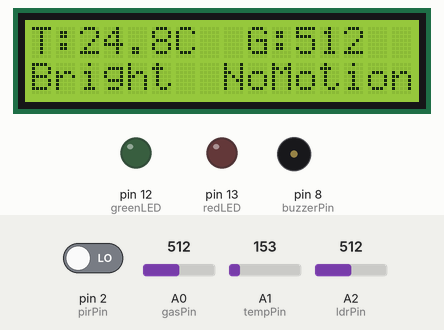
Recording of a sketch running on a simulated Arduino Uno, built with avr-gcc and run on an emulated ATmega328P. Parts: 16×2 character LCD, output pins drawn as LEDs (lit = HIGH), buzzer (waves = sounding). The inputs (shaded band) are chosen by the test bench; at power-on: A2 (ldrPin) = 512, pin 2 (pirPin) LOW, A1 (tempPin) = 153, A0 (gasPin) = 512. What the sketch prints to the serial monitor is not drawn.

Above: at 3.2 s.
3.3 s: A2 (ldrPin) set to 484
At 4.8 s:
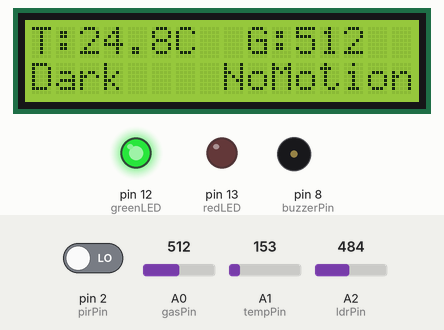
5.2 s: pin 2 (pirPin) driven HIGH
At 5.7 s:
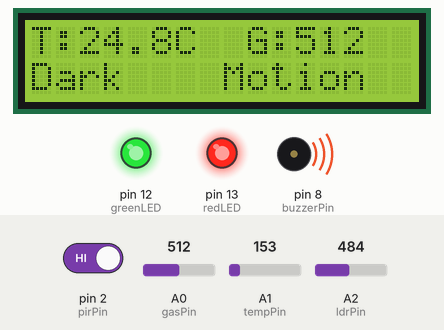
6.8 s: A2 (ldrPin) set to 510
At 7.7 s:
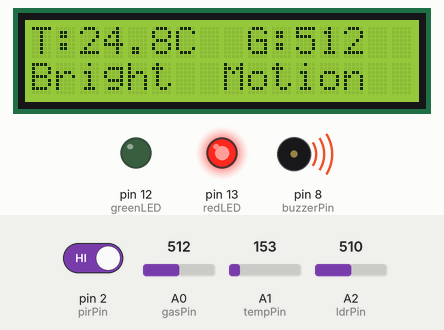
8.3 s: A1 (tempPin) set to 165
At 9.6 s:
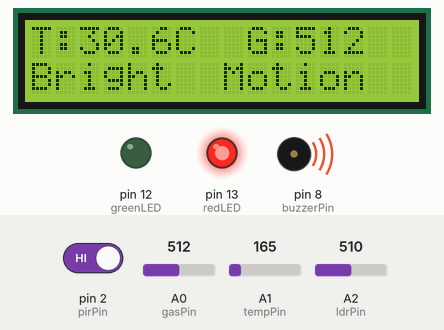
9.9 s: A0 (gasPin) set to 490
At 10.7 s:
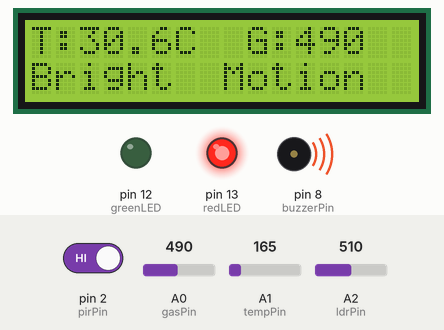
11.5 s: A1 (tempPin) set to 175
At 12.8 s:
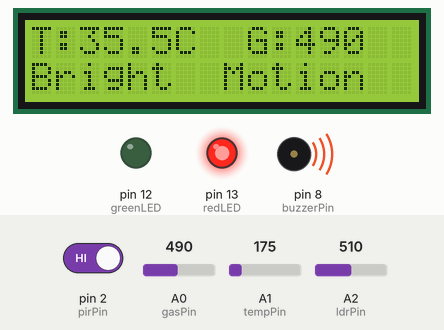
Timing chart, 0 to 14.1 s (numbered marks = the images above; inputs shaded):
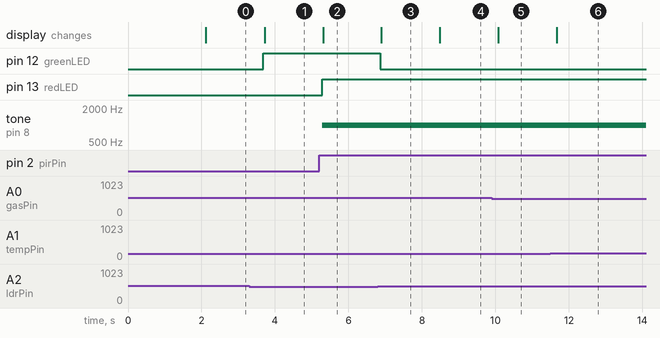

The sketch:

CODE.INO
```cpp
#include <Wire.h>
#include <LiquidCrystal_I2C.h>

LiquidCrystal_I2C lcd(0x27, 16, 2);

// Sensors
const int gasPin = A0;
const int tempPin = A1;
const int ldrPin = A2;

const int pirPin = 2;

// Outputs
const int buzzerPin = 8;
const int greenLED = 12;
const int redLED = 13;


void setup()
{
  pinMode(pirPin, INPUT);

  pinMode(greenLED, OUTPUT);
  pinMode(redLED, OUTPUT);
  pinMode(buzzerPin, OUTPUT);

  digitalWrite(greenLED, LOW);
  digitalWrite(redLED, LOW);
  digitalWrite(buzzerPin, LOW);

  Serial.begin(9600);

  lcd.init();
  lcd.backlight();

  lcd.setCursor(0,0);
  lcd.print("Home Automation");
  lcd.setCursor(0,1);
  lcd.print("System Ready");

  delay(2000);
}


void loop()
{
  // Read sensors
  int gasValue = analogRead(gasPin);
  int ldrValue = analogRead(ldrPin);
  int motion = digitalRead(pirPin);

  int tempADC = analogRead(tempPin);


  // TMP36 temperature calculation
  float voltage = tempADC * (5.0 / 1023.0);
  float temperature = (voltage - 0.5) * 100.0;


  // ---------------------------
  // GREEN LED - LDR CONTROL
  // ---------------------------

  if (ldrValue < 500)       // Dark
  {
    digitalWrite(greenLED, HIGH);
  }
  else                      // Bright
  {
    digitalWrite(greenLED, LOW);
  }


  // ---------------------------
  // RED LED - PIR CONTROL
  // ---------------------------

  if (motion == HIGH)
  {
    digitalWrite(redLED, HIGH);
    tone(buzzerPin, 1000);
  }
  else
  {
    digitalWrite(redLED, LOW);
    noTone(buzzerPin);
  }


  // ---------------------------
  // LCD DISPLAY
  // ---------------------------

  lcd.clear();

  lcd.setCursor(0,0);
  lcd.print("T:");
  lcd.print(temperature,1);
  lcd.print("C");

  lcd.setCursor(9,0);
  lcd.print("G:");
  lcd.print(gasValue);


  lcd.setCursor(0,1);

  if (ldrValue < 500)
  {
    lcd.print("Dark ");
  }
  else
  {
    lcd.print("Bright");
  }


  lcd.setCursor(8,1);

  if (motion == HIGH)
  {
    lcd.print("Motion");
  }
  else
  {
    lcd.print("NoMotion");
  }


  // Serial monitor
  Serial.print("Temp: ");
  Serial.print(temperature);
  Serial.print(" C | ");

  Serial.print("Gas: ");
  Serial.print(gasValue);
  Serial.print(" | ");

  Serial.print("LDR: ");
  Serial.print(ldrValue);
  Serial.print(" | ");

  Serial.print("Motion: ");
  Serial.println(motion);


  delay(500);
}
```

Measured:
- the behaviour switches between 500 and 499 on A2 (ldrPin) (found by bisection; images 0 and 1)
- after the input at 3.3 s, pin 12 (greenLED): LOW → HIGH after 0.39 s; the display: changes after 0.42 s (image 1)
- after the input at 5.2 s, pin 13 (redLED): LOW → HIGH after 0.08 s; tone on pin 8 (buzzerPin): silent → 1000 Hz after 0.08 s; the display: changes after 0.11 s (image 2)
- after the input at 6.8 s, pin 12 (greenLED): HIGH → LOW after 0.07 s; the display: changes after 0.10 s (image 3)
- after the input at 8.3 s, the display: changes after 0.19 s (image 4)
- after the input at 9.9 s, the display: changes after 0.18 s (image 5)
- after the input at 11.5 s, the display: changes after 0.17 s (image 6)
